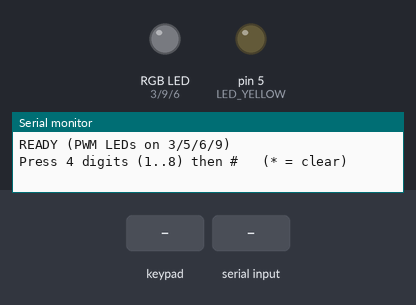
Bench run of a sketch on a simulated Arduino Uno, built with avr-gcc and run on an emulated ATmega328P. Shown: an RGB LED mixed from three pins (HIGH = lit), output pins drawn as LEDs (lit = HIGH), the last lines printed to the serial monitor. The inputs (shaded band) are chosen by the test bench. Dim RGB values are drawn brighter than linear.

Above: at 1.5 s.
1.6 s: key 'A' pressed
At 2.1 s:
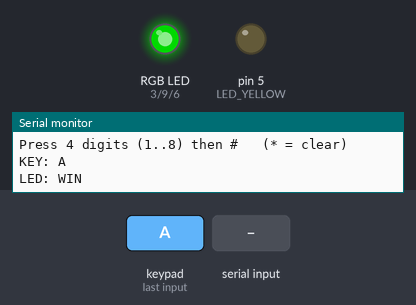
3.1 s: keypad keys 2 4 7 8 D pressed 0.4 s apart
At 5.5 s:
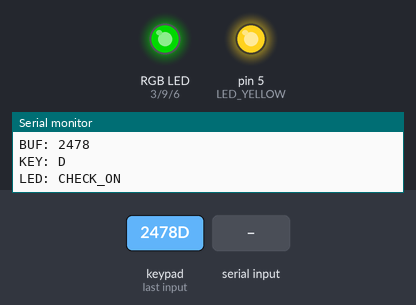
6.6 s: "LOSE\n" received over Serial
At 7.8 s:
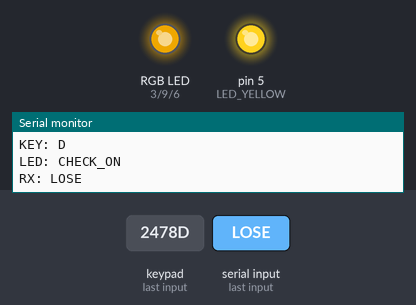
8.1 s: key 'C' pressed
At 9.4 s:
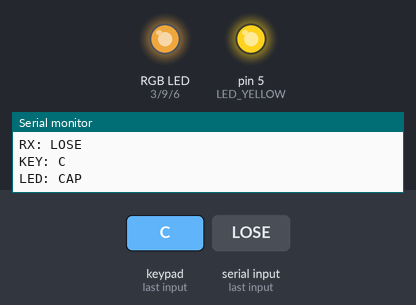
11.1 s: keypad keys 1 3 9 7 D pressed 0.4 s apart
At 14.3 s:
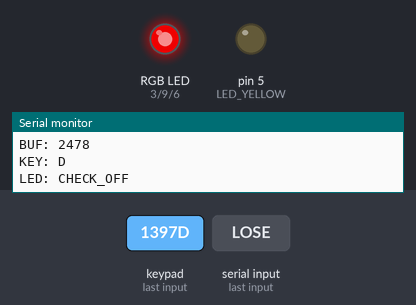
14.6 s: "WIN\n" received over Serial
At 15.3 s:
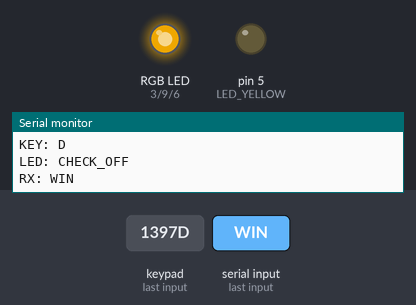
Timing chart, 0 to 26.1 s (numbered marks = the images above; inputs shaded):
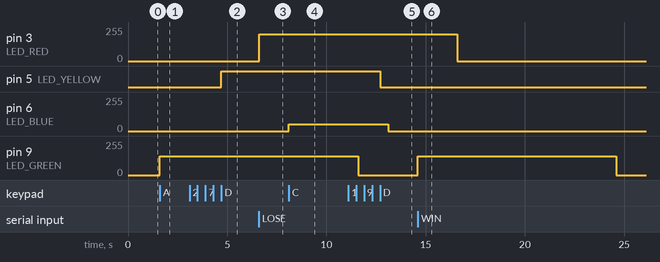

Measured:
- after the input at 1.6 s, pin 9 (LED_GREEN): 0/255 → 140/255 at once
- after the input at 3.1 s, pin 5 (LED_YELLOW): LOW → HIGH after 1.6 s
- after the input at 6.6 s, pin 3 (LED_RED): 0/255 → 200/255 at once
- after the input at 8.1 s, pin 6 (LED_BLUE): 0/255 → 50/255 at once
- after the input at 11.1 s, pin 5 (LED_YELLOW): HIGH → LOW after 1.6 s
- after the input at 14.6 s, pin 9 (LED_GREEN): 0/255 → 140/255 at once, → 0/255 10.0 s later

The sketch:

mainArduinoCode.ino
```cpp
#include <Keypad.h>

/* ====================== PWM LED MODULE ====================== */
// LED pins on PWM-capable pins
const int LED_RED    = 3;  // lose  (PWM)
const int LED_YELLOW = 5;  // check (PWM)
const int LED_BLUE   = 6;  // capture (PWM)
const int LED_GREEN  = 9;  // win (PWM)

// Brightness (0..255)
const uint8_t BR_RED_LOSE   = 200;
const uint8_t BR_BLUE_CAP   = 50;
const uint8_t BR_GREEN_WIN  = 140;
const uint8_t BR_YELL_CHECK = 255;

// Timers (millis, 0 = inactive)
unsigned long offAtRed   = 0;
unsigned long offAtBlue  = 0;
unsigned long offAtGreen = 0;
bool yellowOn = false;

static inline void pwmOff(int pin){ analogWrite(pin, 0); }
static inline void pwmOn (int pin, uint8_t v){ analogWrite(pin, v); }

void ledsSetup() {
  pinMode(LED_RED, OUTPUT);
  pinMode(LED_YELLOW, OUTPUT);
  pinMode(LED_BLUE, OUTPUT);
  pinMode(LED_GREEN, OUTPUT);
  pwmOff(LED_RED);
  pwmOff(LED_YELLOW);
  pwmOff(LED_BLUE);
  pwmOff(LED_GREEN);
}

void startPulse(int pin, uint8_t brightness, unsigned long ms) {
  pwmOn(pin, brightness);
  unsigned long now = millis();
  if (pin == LED_RED)   offAtRed   = now + ms;
  if (pin == LED_BLUE)  offAtBlue  = now + ms;
  if (pin == LED_GREEN) offAtGreen = now + ms;
}

void ledsTick() {
  unsigned long now = millis();
  if (offAtRed   && now >= offAtRed)   { pwmOff(LED_RED);   offAtRed   = 0; }
  if (offAtBlue  && now >= offAtBlue)  { pwmOff(LED_BLUE);  offAtBlue  = 0; }
  if (offAtGreen && now >= offAtGreen) { pwmOff(LED_GREEN); offAtGreen = 0; }

  // Steady CHECK indicator (PWM)
  if (yellowOn) pwmOn(LED_YELLOW, BR_YELL_CHECK);
  else          pwmOff(LED_YELLOW);
}

void handleLedCommand(const String& s) {
  String t = s; t.trim();
  if (t == "WIN")            { startPulse(LED_GREEN, BR_GREEN_WIN, 10000); Serial.println("RX: WIN"); }
  else if (t == "LOSE")      { startPulse(LED_RED,   BR_RED_LOSE,  10000); Serial.println("RX: LOSE"); }
  else if (t == "CAP")       { startPulse(LED_BLUE,  BR_BLUE_CAP,   5000); Serial.println("RX: CAP"); }
  else if (t == "CHECK_ON")  { yellowOn = true;  Serial.println("RX: CHECK_ON"); }
  else if (t == "CHECK_OFF") { yellowOn = false; Serial.println("RX: CHECK_OFF"); }
}

// Read line-based commands from Serial (non-blocking)
void ledsPollSerial() {
  static String line = "";
  while (Serial.available()) {
    char c = char(Serial.read());
    if (c == '\n' || c == '\r') {
      if (line.length()) { handleLedCommand(line); line = ""; }
    } else {
      line += c;
      if (line.length() > 48) line = ""; // overflow guard
    }
  }
}
/* ==================== END LED MODULE ==================== */


/* ===================== KEYPAD MODULE ==================== */
// 4x4 keypad, remapped to keep PWM pins free
const byte ROWS = 4, COLS = 4;
char keys[ROWS][COLS] = {
  {'1','2','3','A'},
  {'4','5','6','B'},
  {'7','8','9','C'},
  {'*','0','#','D'}
};

// Use non-PWM digital pins for rows, and A0..A3 as digital for columns
byte rowPins[ROWS] = {2, 4, 7, 8};          // <— CHANGED
byte colPins[COLS] = {A0, A1, A2, A3};      // <— CHANGED (A0..A3 as digital inputs)

Keypad keypad = Keypad(makeKeymap(keys), rowPins, colPins, ROWS, COLS);

String buf = "";

char fileNumToLetter(char n) {  // '1'..'8' -> 'a'..'h'
  if (n < '1' || n > '8') return '?';
  return 'a' + (n - '1');
}
void resetBuffer() { buf = ""; }
/* =================== END KEYPAD MODULE =================== */


void setup() {
  Serial.begin(115200);
  delay(300);
  ledsSetup();

  Serial.println("READY (PWM LEDs on 3/5/6/9)");
  Serial.println("Press 4 digits (1..8) then #   (* = clear)");
}

void loop() {
  ledsPollSerial();
  ledsTick();

  char k = keypad.getKey();
  if (!k) return;

  Serial.print("KEY: "); Serial.println(k);

  // Demo hotkeys (same as before)
  if (k == 'A') { startPulse(LED_GREEN, BR_GREEN_WIN, 10000); Serial.println("LED: WIN"); return; }
  if (k == 'B') { startPulse(LED_RED,   BR_RED_LOSE,  10000); Serial.println("LED: LOSE"); return; }
  if (k == 'C') { startPulse(LED_BLUE,  BR_BLUE_CAP,   5000); Serial.println("LED: CAP"); return; }
  if (k == 'D') { yellowOn = !yellowOn; Serial.println(yellowOn ? "LED: CHECK_ON" : "LED: CHECK_OFF"); return; }

  if (k == '*') { resetBuffer(); Serial.println("CLEARED"); return; }

  if (k == '#') {
    if (buf.length() == 4) {
      char fFile = fileNumToLetter(buf[0]);
      char fRank = buf[1];
      char tFile = fileNumToLetter(buf[2]);
      char tRank = buf[3];
      if (fFile!='?' && tFile!='?' && fRank>='1' && fRank<='8' && tRank>='1' && tRank<='8') {
        Serial.print(fFile); Serial.print(fRank); Serial.print(tFile); Serial.println(tRank);
      } else {
        Serial.println("ERR");
      }
    } else {
      Serial.println("ERR");
    }
    resetBuffer(); return;
  }

  if (k >= '1' && k <= '8') {
    if (buf.length() < 4) buf += k;
    Serial.print("BUF: "); Serial.println(buf);
  }
}
```
